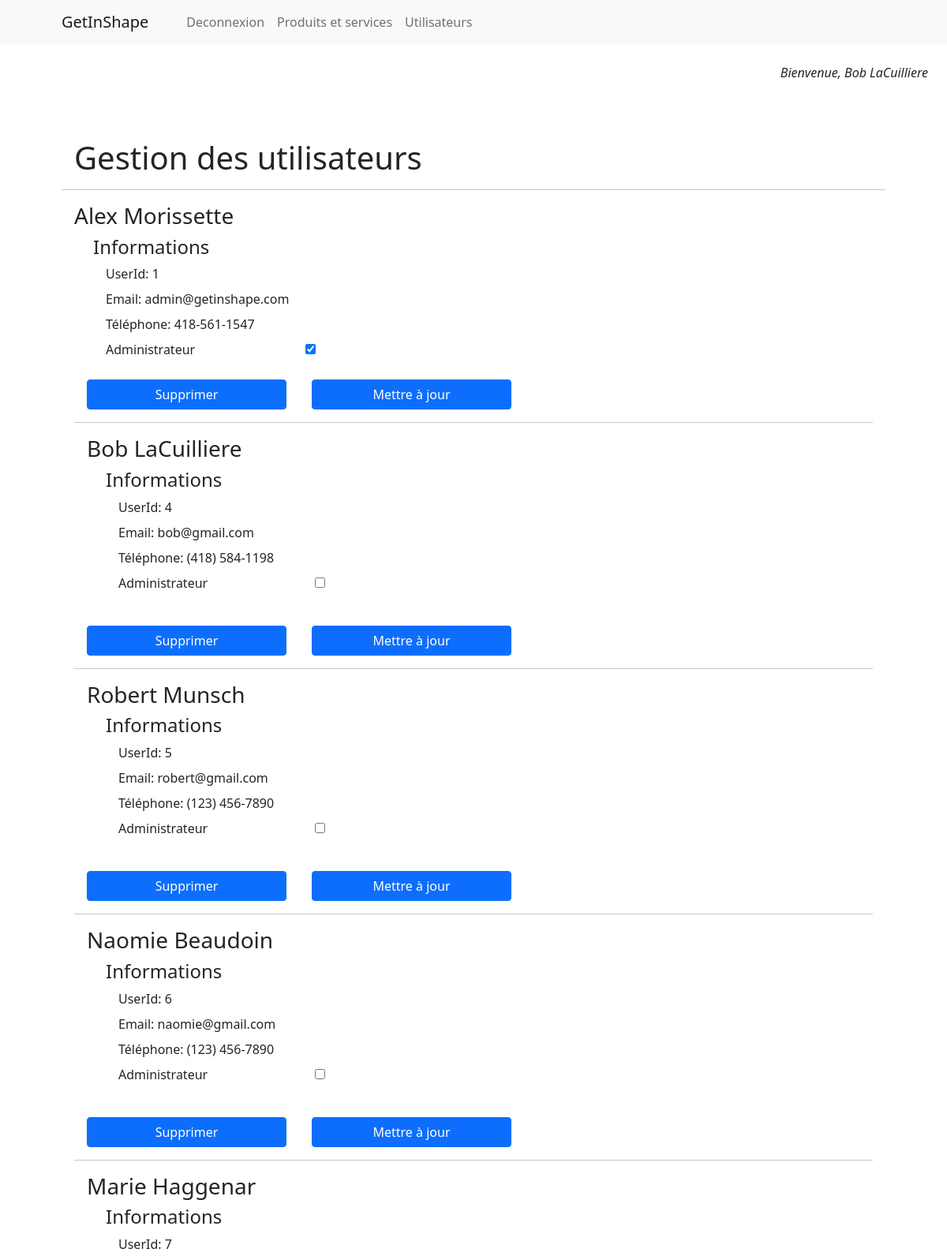
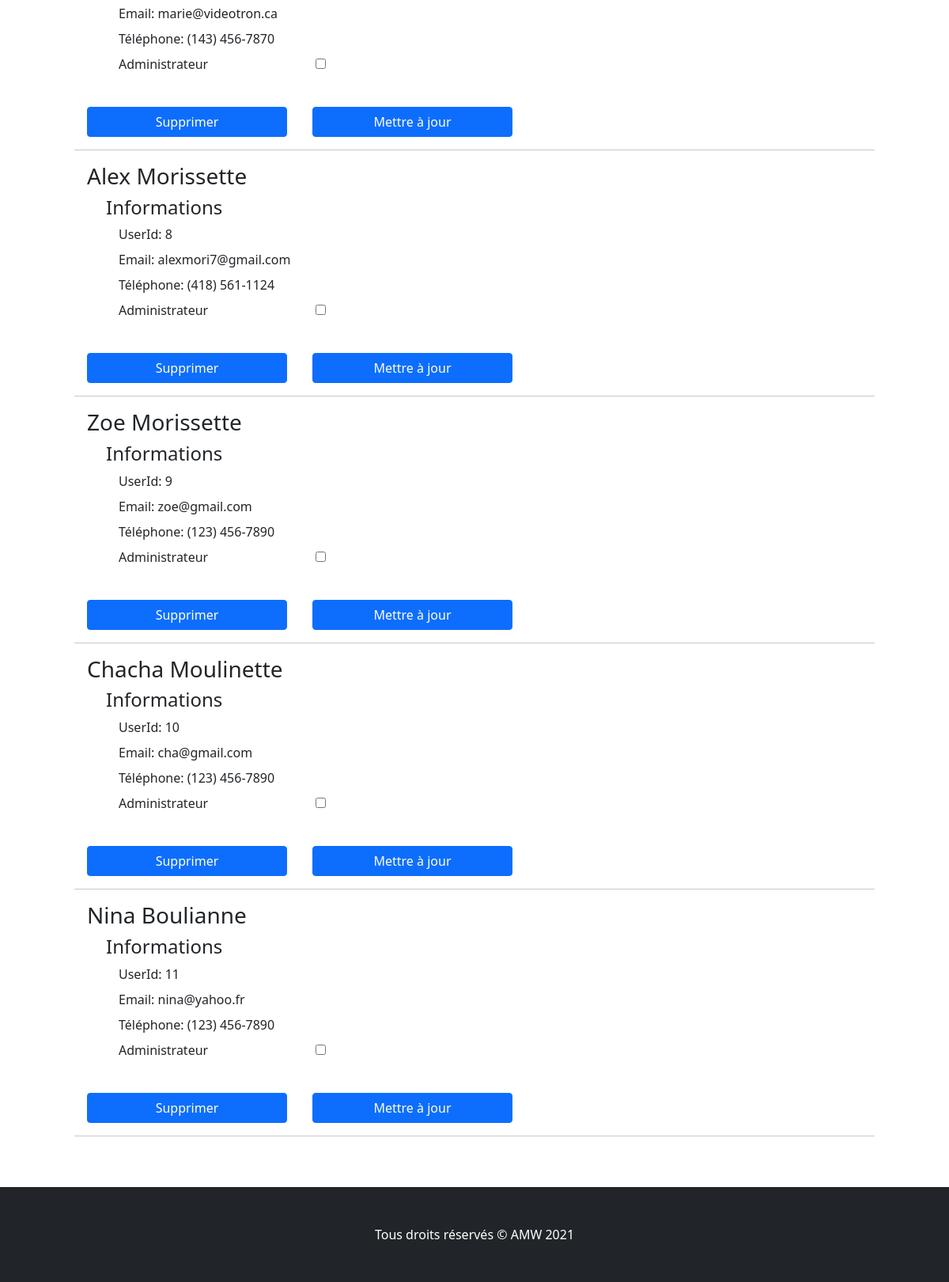
The page /admin/index.php?Page=Utilisateurs (signed in) on the database its author committed (2 pictures, top to bottom).
### tables this page shows
CREATE TABLE IF NOT EXISTS `utilisateurs` (
  `UserId` int(11) NOT NULL AUTO_INCREMENT,
  `Password` varchar(255) NOT NULL,
  `Email` varchar(255) NOT NULL,
  `Nom` varchar(255) NOT NULL,
  `Telephone` varchar(14) NOT NULL,
  `Actif` tinyint(1) NOT NULL DEFAULT '1',
  `isAdmin` tinyint(4) NOT NULL DEFAULT '0',
  PRIMARY KEY (`UserId`)
);

### admin/includes/Utilisateurs.php (the view, shortened to what this page needs)
<?php
try {
        $statement = $cn->prepare("SELECT UserId, Nom, Password, Email, Telephone,
                                    isAdmin, Actif FROM utilisateurs WHERE Actif = 1 ORDER BY 1");
        $statement->execute();
        $result = $statement->fetchAll();
} catch (PDOException $ex) {
    echo $ex->getMessage();
}
    ?>
<section class="py-5 center">
    <div class="container px-4 px-lg-5 mt-5">
        <h1 class='m-3'>Gestion des utilisateurs</h1>
        <hr />
    <?php
        foreach ($result as $row) {
            echo "<form action='#' method='POST' name='form-data'>";
            echo "<div class='m-3'><h3>" . $row['Nom'] . "</h3>";
            echo "<div class='mx-3'>";
            echo "<div class='my-2 mx-2'><h4>Informations</h4></div>";
            echo "<div class='my-2 mx-4'>UserId: " . $row['UserId'] . "</div>";
            echo "<div class='my-2 mx-4'>Email: " . $row['Email'] . "</div>";
            echo "<div class='my-2 mx-4'>Téléphone: " . $row['Telephone'] . "</div>";
            echo "<div><label for='isAdmin' class='w-12 mx-4'>Administrateur</label>";
            if($row['isAdmin']) {
                echo "<input class='w-25' type='checkbox' checked id='isAdmin' name='isAdmin' />";
            }else{
                echo "<input class='w-25' type='checkbox' id='isAdmin' name='isAdmin' /></div>";
            }
            echo "</div>";
            echo "</div>";
                echo "<button name='delete' class='btn btn-primary mx-3 w-25' type='submit'>Supprimer</button>";
                echo "<button name='updateAdmin' class='btn btn-primary mx-3 w-25' type='submit'>Mettre à jour</button>";
            echo "</form>";
            echo "<hr />";
        }
    ?>
  </div>
</section>

### assets/css/site.css (style rules this page uses)
input { border: 1px solid rgba(0, 0, 0, 0.137); padding: 1vh; margin-bottom: 4vh; outline: none; width: 100%; background-color: rgb(247, 247, 247) }

### rows shown on the page
utilisateurs: Nom "Alex Morissette", UserId "1", Email "admin@getinshape.com", Telephone "418-561-1547"
utilisateurs: Nom "Bob LaCuilliere", UserId "4", Email "bob@gmail.com", Telephone "(418) 584-1198"
utilisateurs: Nom "Robert Munsch", UserId "5", Email "robert@gmail.com", Telephone "(123) 456-7890"
utilisateurs: Nom "Naomie Beaudoin", UserId "6", Email "naomie@gmail.com", Telephone "(123) 456-7890"
utilisateurs: Nom "Marie Haggenar", UserId "7", Email "marie@videotron.ca", Telephone "(143) 456-7870"
utilisateurs: Nom "Alex Morissette", UserId "8", Email "alexmori7@gmail.com", Telephone "(418) 561-1124"
utilisateurs: Nom "Zoe Morissette", UserId "9", Email "zoe@gmail.com", Telephone "(123) 456-7890"
utilisateurs: Nom "Chacha Moulinette", UserId "10", Email "cha@gmail.com", Telephone "(123) 456-7890"
utilisateurs: Nom "Nina Boulianne", UserId "11", Email "nina@yahoo.fr", Telephone "(123) 456-7890"

### other values the page prints
$_SESSION['Nom'] "Bob LaCuilliere"
